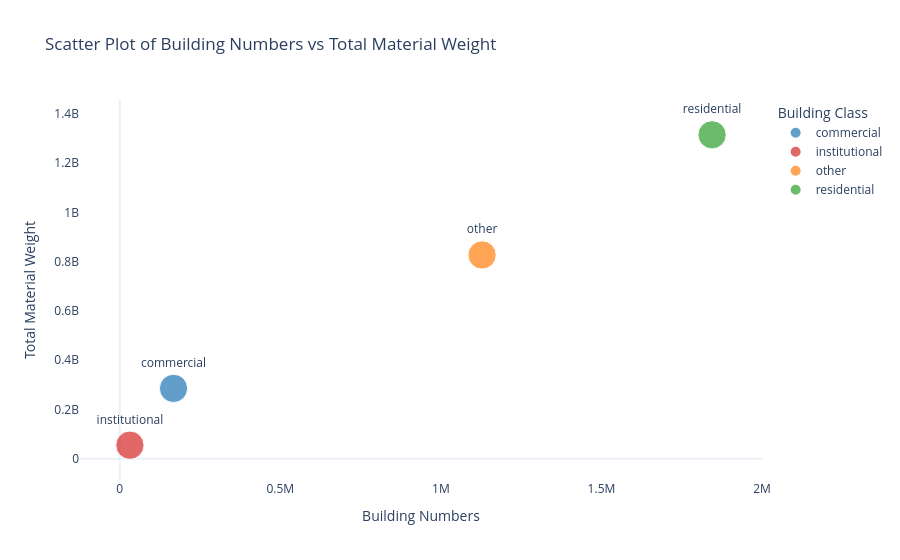

Notebook cell for this chart:
### Code cell
import plotly.express as px
import pandas as pd
material_weight_sum = df_final_wt_hb.groupby(['building class'])['material_weight'].sum().reset_index()

# Building numbers summary
building_numbers = {
    'residential': 1844452,
    'other': 1128274,
    'commercial': 167447,
    'institutional': 31681
}

# Map building class to building numbers
material_weight_sum['building_numbers'] = material_weight_sum['building class'].map(building_numbers)

# Plotting
fig = px.scatter(
    material_weight_sum,
    x='building_numbers',  # Switched x-axis
    y='material_weight',   # Switched y-axis
    color='building class',
    size=[10] * len(material_weight_sum),  # Uniform point sizes
    text='building class',  # Add labels for building classes
    labels={
        'building_numbers': 'Building Numbers',
        'material_weight': 'Total Material Weight',
        'building class': 'Building Class'
    },
    title='Scatter Plot of Building Numbers vs Total Material Weight',
    color_discrete_map={
        'commercial': '#1f77b4',  # Updated to light blue
        'residential': '#2ca02c',  # Updated to a brighter green
        'other': '#ff7f0e',  # Updated to orange
        'institutional': '#d62728'  # Updated to bright red
    }
)

# Update layout to remove grid and customize appearance
fig.update_traces(textposition='top center', marker=dict(line=dict(width=1, color='white')))
fig.update_layout(
    template='plotly_white',
    legend_title=dict(text='Building Class'),
    xaxis=dict(showgrid=False),  # Remove x-axis grid
    yaxis=dict(showgrid=False),  # Remove y-axis grid
    plot_bgcolor='white'  # Set background color to white
)

# Export to SVG
fig.write_image('scatter_plot_building_numbers_material_weight_no_grid.svg')

# Show plot
fig.show()

### Figure 1 — Plotly figure (JSON) as saved in the notebook; plotly's stock layout.template omitted (floating-point values rounded to 4 significant figures)
{"data": [{"hovertemplate": "Building Class=%{text}<br>Building Numbers=%{x}<br>Total Material Weight=%{y}<br>size=%{marker.size}<extra></extra>", "legendgroup": "commercial", "marker": {"color": "#1f77b4", "line": {"color": "white", "width": 1}, "size": [10], "sizemode": "area", "sizeref": 0.025, "symbol": "circle"}, "mode": "markers+text", "name": "commercial", "orientation": "v", "showlegend": true, "text": ["commercial"], "textposition": "top center", "type": "scatter", "x": [167447], "xaxis": "x", "y": [285600000.0], "yaxis": "y"}, {"hovertemplate": "Building Class=%{text}<br>Building Numbers=%{x}<br>Total Material Weight=%{y}<br>size=%{marker.size}<extra></extra>", "legendgroup": "institutional", "marker": {"color": "#d62728", "line": {"color": "white", "width": 1}, "size": [10], "sizemode": "area", "sizeref": 0.025, "symbol": "circle"}, "mode": "markers+text", "name": "institutional", "orientation": "v", "showlegend": true, "text": ["institutional"], "textposition": "top center", "type": "scatter", "x": [31681], "xaxis": "x", "y": [54930000.0], "yaxis": "y"}, {"hovertemplate": "Building Class=%{text}<br>Building Numbers=%{x}<br>Total Material Weight=%{y}<br>size=%{marker.size}<extra></extra>", "legendgroup": "other", "marker": {"color": "#ff7f0e", "line": {"color": "white", "width": 1}, "size": [10], "sizemode": "area", "sizeref": 0.025, "symbol": "circle"}, "mode": "markers+text", "name": "other", "orientation": "v", "showlegend": true, "text": ["other"], "textposition": "top center", "type": "scatter", "x": [1128274], "xaxis": "x", "y": [827200000.0], "yaxis": "y"}, {"hovertemplate": "Building Class=%{text}<br>Building Numbers=%{x}<br>Total Material Weight=%{y}<br>size=%{marker.size}<extra></extra>", "legendgroup": "residential", "marker": {"color": "#2ca02c", "line": {"color": "white", "width": 1}, "size": [10], "sizemode": "area", "sizeref": 0.025, "symbol": "circle"}, "mode": "markers+text", "name": "residential", "orientation": "v", "showlegend": true, "text": ["residential"], "textposition": "top center", "type": "scatter", "x": [1844452], "xaxis": "x", "y": [1315000000.0], "yaxis": "y"}], "layout": {"legend": {"itemsizing": "constant", "title": {"text": "Building Class"}, "tracegroupgap": 0}, "plot_bgcolor": "white", "title": {"text": "Scatter Plot of Building Numbers vs Total Material Weight"}, "xaxis": {"anchor": "y", "domain": [0, 1], "showgrid": false, "title": {"text": "Building Numbers"}}, "yaxis": {"anchor": "x", "domain": [0, 1], "showgrid": false, "title": {"text": "Total Material Weight"}}}}
